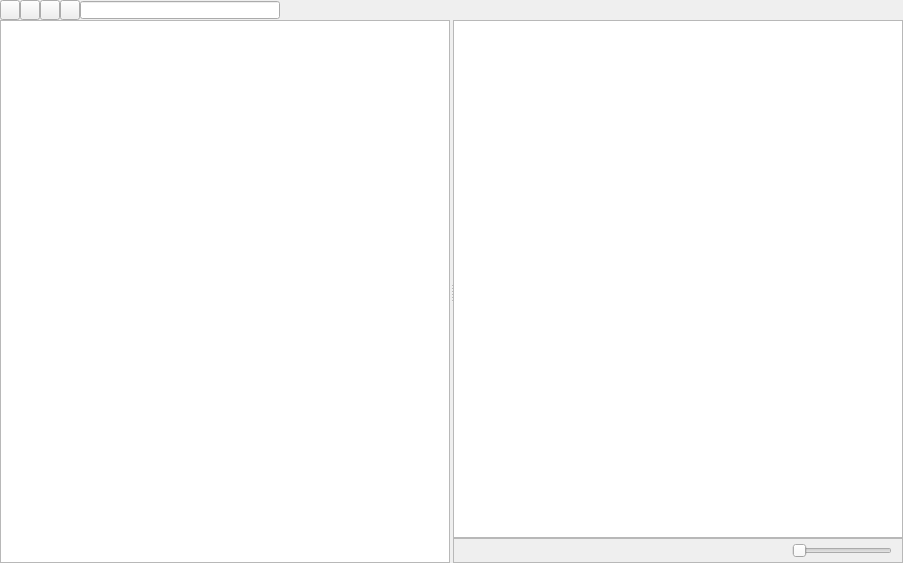
<?xml version="1.0" encoding="UTF-8"?>
<ui version="4.0">
 <class>AssetExplorerEditor</class>
 <widget class="QWidget" name="AssetExplorerEditor">
  <property name="geometry">
   <rect>
    <x>0</x>
    <y>0</y>
    <width>903</width>
    <height>563</height>
   </rect>
  </property>
  <property name="windowTitle">
   <string>Asset Explorer</string>
  </property>
  <layout class="QVBoxLayout" name="verticalLayout_2">
   <property name="spacing">
    <number>0</number>
   </property>
   <property name="leftMargin">
    <number>0</number>
   </property>
   <property name="topMargin">
    <number>0</number>
   </property>
   <property name="rightMargin">
    <number>0</number>
   </property>
   <property name="bottomMargin">
    <number>0</number>
   </property>
   <item>
    <widget class="QWidget" name="title_bar" native="true">
     <property name="sizePolicy">
      <sizepolicy hsizetype="Preferred" vsizetype="Fixed">
       <horstretch>0</horstretch>
       <verstretch>0</verstretch>
      </sizepolicy>
     </property>
     <property name="minimumSize">
      <size>
       <width>0</width>
       <height>20</height>
      </size>
     </property>
     <property name="maximumSize">
      <size>
       <width>16777215</width>
       <height>20</height>
      </size>
     </property>
     <layout class="QHBoxLayout" name="horizontalLayout_2">
      <property name="spacing">
       <number>0</number>
      </property>
      <property name="leftMargin">
       <number>0</number>
      </property>
      <property name="topMargin">
       <number>0</number>
      </property>
      <property name="rightMargin">
       <number>0</number>
      </property>
      <property name="bottomMargin">
       <number>0</number>
      </property>
      <item>
       <widget class="QToolButton" name="add">
        <property name="minimumSize">
         <size>
          <width>20</width>
          <height>20</height>
         </size>
        </property>
        <property name="maximumSize">
         <size>
          <width>20</width>
          <height>20</height>
         </size>
        </property>
        <property name="text">
         <string/>
        </property>
       </widget>
      </item>
      <item>
       <widget class="QToolButton" name="type">
        <property name="sizePolicy">
         <sizepolicy hsizetype="Fixed" vsizetype="Fixed">
          <horstretch>0</horstretch>
          <verstretch>0</verstretch>
         </sizepolicy>
        </property>
        <property name="minimumSize">
         <size>
          <width>20</width>
          <height>20</height>
         </size>
        </property>
        <property name="maximumSize">
         <size>
          <width>20</width>
          <height>20</height>
         </size>
        </property>
        <property name="text">
         <string/>
        </property>
       </widget>
      </item>
      <item>
       <widget class="QToolButton" name="label">
        <property name="minimumSize">
         <size>
          <width>20</width>
          <height>20</height>
         </size>
        </property>
        <property name="maximumSize">
         <size>
          <width>20</width>
          <height>20</height>
         </size>
        </property>
        <property name="text">
         <string/>
        </property>
       </widget>
      </item>
      <item>
       <widget class="QToolButton" name="invisible">
        <property name="minimumSize">
         <size>
          <width>20</width>
          <height>20</height>
         </size>
        </property>
        <property name="maximumSize">
         <size>
          <width>20</width>
          <height>20</height>
         </size>
        </property>
        <property name="text">
         <string/>
        </property>
        <property name="checkable">
         <bool>true</bool>
        </property>
       </widget>
      </item>
      <item>
       <widget class="QLineEdit" name="search">
        <property name="sizePolicy">
         <sizepolicy hsizetype="Fixed" vsizetype="Fixed">
          <horstretch>0</horstretch>
          <verstretch>0</verstretch>
         </sizepolicy>
        </property>
        <property name="minimumSize">
         <size>
          <width>200</width>
          <height>18</height>
         </size>
        </property>
        <property name="maximumSize">
         <size>
          <width>200</width>
          <height>18</height>
         </size>
        </property>
        <property name="clearButtonEnabled">
         <bool>true</bool>
        </property>
       </widget>
      </item>
      <item>
       <spacer name="horizontalSpacer">
        <property name="orientation">
         <enum>Qt::Horizontal</enum>
        </property>
        <property name="sizeHint" stdset="0">
         <size>
          <width>40</width>
          <height>20</height>
         </size>
        </property>
       </spacer>
      </item>
     </layout>
    </widget>
   </item>
   <item>
    <widget class="QSplitter" name="splitter">
     <property name="orientation">
      <enum>Qt::Horizontal</enum>
     </property>
     <property name="handleWidth">
      <number>3</number>
     </property>
     <widget class="QWidget" name="horizontalLayoutWidget">
      <layout class="QHBoxLayout" name="horizontalLayout_3">
       <item>
        <widget class="QTreeView" name="tree">
         <property name="contextMenuPolicy">
          <enum>Qt::CustomContextMenu</enum>
         </property>
         <property name="editTriggers">
          <set>QAbstractItemView::NoEditTriggers</set>
         </property>
         <attribute name="headerVisible">
          <bool>false</bool>
         </attribute>
        </widget>
       </item>
      </layout>
     </widget>
     <widget class="QWidget" name="layoutWidget">
      <layout class="QVBoxLayout" name="verticalLayout">
       <property name="spacing">
        <number>0</number>
       </property>
       <item>
        <widget class="QListWidget" name="list"/>
       </item>
       <item>
        <widget class="QFrame" name="frame_2">
         <property name="sizePolicy">
          <sizepolicy hsizetype="Preferred" vsizetype="Fixed">
           <horstretch>0</horstretch>
           <verstretch>0</verstretch>
          </sizepolicy>
         </property>
         <property name="minimumSize">
          <size>
           <width>0</width>
           <height>25</height>
          </size>
         </property>
         <property name="maximumSize">
          <size>
           <width>16777215</width>
           <height>25</height>
          </size>
         </property>
         <property name="frameShape">
          <enum>QFrame::StyledPanel</enum>
         </property>
         <property name="frameShadow">
          <enum>QFrame::Raised</enum>
         </property>
         <layout class="QHBoxLayout" name="horizontalLayout">
          <property name="spacing">
           <number>0</number>
          </property>
          <property name="leftMargin">
           <number>0</number>
          </property>
          <property name="topMargin">
           <number>0</number>
          </property>
          <property name="rightMargin">
           <number>0</number>
          </property>
          <property name="bottomMargin">
           <number>0</number>
          </property>
          <item>
           <widget class="QLabel" name="icon">
            <property name="sizePolicy">
             <sizepolicy hsizetype="Fixed" vsizetype="Fixed">
              <horstretch>0</horstretch>
              <verstretch>0</verstretch>
             </sizepolicy>
            </property>
            <property name="minimumSize">
             <size>
              <width>16</width>
              <height>16</height>
             </size>
            </property>
            <property name="maximumSize">
             <size>
              <width>16</width>
              <height>16</height>
             </size>
            </property>
            <property name="text">
             <string/>
            </property>
            <property name="scaledContents">
             <bool>true</bool>
            </property>
           </widget>
          </item>
          <item>
           <spacer name="horizontalSpacer_3">
            <property name="orientation">
             <enum>Qt::Horizontal</enum>
            </property>
            <property name="sizeType">
             <enum>QSizePolicy::Fixed</enum>
            </property>
            <property name="sizeHint" stdset="0">
             <size>
              <width>5</width>
              <height>20</height>
             </size>
            </property>
           </spacer>
          </item>
          <item>
           <widget class="QLabel" name="path">
            <property name="text">
             <string/>
            </property>
           </widget>
          </item>
          <item>
           <widget class="QSlider" name="scale">
            <property name="sizePolicy">
             <sizepolicy hsizetype="Fixed" vsizetype="Fixed">
              <horstretch>0</horstretch>
              <verstretch>0</verstretch>
             </sizepolicy>
            </property>
            <property name="minimumSize">
             <size>
              <width>100</width>
              <height>0</height>
             </size>
            </property>
            <property name="maximumSize">
             <size>
              <width>100</width>
              <height>16777215</height>
             </size>
            </property>
            <property name="orientation">
             <enum>Qt::Horizontal</enum>
            </property>
           </widget>
          </item>
          <item>
           <spacer name="horizontalSpacer_2">
            <property name="orientation">
             <enum>Qt::Horizontal</enum>
            </property>
            <property name="sizeType">
             <enum>QSizePolicy::Fixed</enum>
            </property>
            <property name="sizeHint" stdset="0">
             <size>
              <width>10</width>
              <height>20</height>
             </size>
            </property>
           </spacer>
          </item>
         </layout>
        </widget>
       </item>
      </layout>
     </widget>
    </widget>
   </item>
  </layout>
 </widget>
 <resources/>
 <connections/>
</ui>
